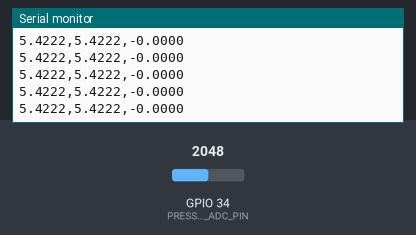
Bench run of a sketch on a simulated ESP32. Parts: the last lines printed to the serial monitor. The inputs (shaded band) are chosen by the test bench; at power-on: GPIO 34 (PRESSURE_ADC_PIN) = 2048 (analog values on the 0–4095 scale).

Above: at 2.2 s.
2.3 s: GPIO 34 (PRESSURE_ADC_PIN) set to 2866
At 3.3 s:
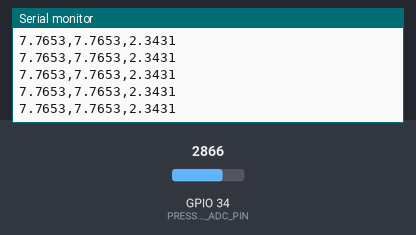
3.8 s: GPIO 34 (PRESSURE_ADC_PIN) set to 3603
At 4.3 s:
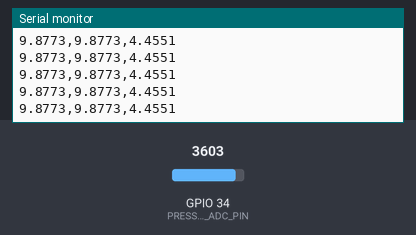
Timing chart, 0 to 6.8 s (numbered marks = the images above; inputs shaded):
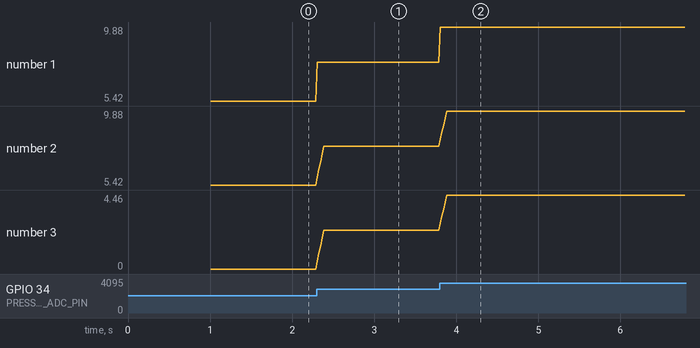

Measured:
- after the input at 2.3 s, the serial monitor: prints a new line at once (image 1)
- after the input at 3.8 s, the serial monitor: prints a new line at once (image 2)
- plotted number 1: 5.42 → 7.77 after the input at 2.3 s, 7.77 → 9.88 after the input at 3.8 s
- plotted number 2: 5.42 → 7.77 after the input at 2.3 s, 7.77 → 9.88 after the input at 3.8 s
- plotted number 3: 0 → 2.34 after the input at 2.3 s, 2.34 → 4.46 after the input at 3.8 s

The sketch:

05_pressure_calibration.ino
```cpp
/*
 * GlaucoSense - Test 05: Pressure Zero-Offset Calibration
 * Owner: M2 (sensors)
 * Purpose: At boot, averages 50 samples with the system open to atmosphere
 *          to find the pressure sensor's zero offset. Then continuously
 *          applies a 5-point moving average filter and prints raw vs
 *          calibrated pressure as CSV.
 *
 * SAFETY: keep the pump and valve off and the pressure line open to air
 * while this sketch calibrates at boot.
 *
 * NOT a medical device. Bench-test prototype only.
 */

// This pin must match PRESSURE_ADC_PIN in ../../GlaucoSense_Final/config.h
const int PRESSURE_ADC_PIN = 34; // ADC1_CH6
const float DIVIDER_RATIO = 0.625f;

// These must match PRESSURE_ZERO_SAMPLES and PRESSURE_FILTER_SAMPLES in config.h
const int ZERO_SAMPLES = 50;
const int FILTER_SIZE = 5;

float zeroOffsetKPa = 0.0f;
float filterBuf[FILTER_SIZE];
int filterIndex = 0;
bool filterFilled = false;

float readRawPressureKPa() {
  int mv = analogReadMilliVolts(PRESSURE_ADC_PIN);
  float voltageAtPin = mv / 1000.0f;
  float sensorVoltage = voltageAtPin / DIVIDER_RATIO;
  return (sensorVoltage / 5.0f - 0.04f) / 0.09f;
}

// Simple ring-buffer moving average.
float movingAverage(float newSample) {
  filterBuf[filterIndex] = newSample;
  filterIndex = (filterIndex + 1) % FILTER_SIZE;
  if (filterIndex == 0) {
    filterFilled = true;
  }

  int count = filterFilled ? FILTER_SIZE : filterIndex;
  if (count == 0) {
    return newSample;
  }

  float sum = 0;
  for (int i = 0; i < count; i++) {
    sum += filterBuf[i];
  }
  return sum / count;
}

void setup() {
  Serial.begin(115200);
  analogReadResolution(12);
  analogSetAttenuation(ADC_11db);

  Serial.println("Calibrating zero offset - keep pressure at 0 kPa (pump/valve off, open to air)");
  float sum = 0;
  for (int i = 0; i < ZERO_SAMPLES; i++) {
    sum += readRawPressureKPa();
    delay(20);
  }
  zeroOffsetKPa = sum / ZERO_SAMPLES;

  Serial.print("Zero offset (kPa): ");
  Serial.println(zeroOffsetKPa, 4);

  Serial.println("raw_kpa,filtered_kpa,calibrated_kpa");
}

void loop() {
  float raw = readRawPressureKPa();
  float filtered = movingAverage(raw);
  float calibrated = filtered - zeroOffsetKPa;

  Serial.print(raw, 4);
  Serial.print(",");
  Serial.print(filtered, 4);
  Serial.print(",");
  Serial.println(calibrated, 4);

  delay(20);
}
```
